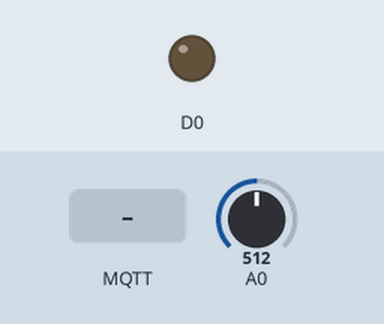
Recording of a sketch running on a simulated ESP8266 (NodeMCU). Shown: output pins drawn as LEDs (lit = HIGH). The test bench sets the inputs (shaded band); at power-on: A0 = 512. WiFi joins after 1.5 s; servers stay silent unless stated; no MQTT or app messages arrive unless stated; what the sketch prints to the serial monitor is not drawn.

Above: at 2.7 s.
2.8 s: MQTT message "on" arrives on the first subscribed topic
At 4.5 s:
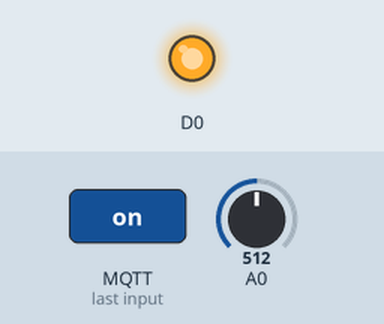
5.0 s: MQTT message "1" arrives on the first subscribed topic
At 6.0 s:
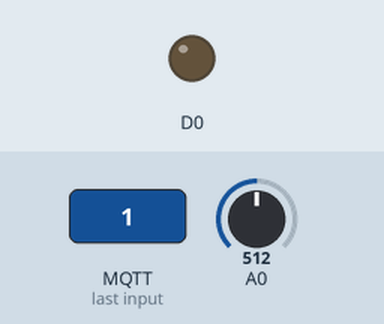
Timing chart, 0 to 8.0 s (numbered marks = the images above; inputs shaded):
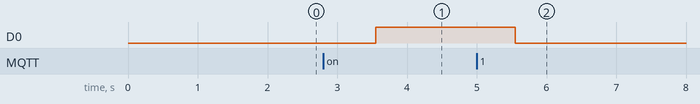

The sketch:

pub_sub.ino
```cpp
#include <ESP8266WiFi.h>
#include <PubSubClient.h>

const char* ssid = "RiatechE2G";
const char* password = "12345678";
const char* nodeName = "Factory-A-0";

char* topicSub = "FA-0/Led"; // #로 하면 모든 토픽을 수신
char* topicPub = "FA-0/Temp";
char* server = "192.168.64.25"; //MQTT broker address
char message_buff[100];
char data[10];
void callback(char* topic, byte* payload, unsigned int length) {
  int i = 0, ledState;
  //create character buffer with ending null terminator (string)
  for(i=0; i<length; i++){
    message_buff[i] = payload[i];
  }
  message_buff[i]= '\0';

  String msgString = String(message_buff);
  Serial.println("Payload: "+ msgString);

  //전송된 메시가 "on"이면 LED를 On, "on" 아니면 LED off
  ledState = (msgString == "on") ? HIGH : LOW;
  digitalWrite(D0, ledState);
}

WiFiClient wifiClient;
PubSubClient client(server, 1883, callback, wifiClient);

void setup() {
  Serial.begin(9600);
  pinMode(D0, OUTPUT);
  WiFi.begin(ssid, password);
  while ( WiFi.status() != WL_CONNECTED ) {
    Serial.print(".");  delay(500);
  }

  while ( !client.connect(nodeName) ){
    Serial.print(".");  delay(1000);
  }
  client.subscribe(topicSub);
}

void loop() {
  client.loop();
  float temperature = 100.0*(analogRead(A0) * 3.3/1024.0) - 50.0;
  String Str = String(temperature);
  Str.toCharArray(data, Str.length());
  client.publish(topicPub, data);
  delay(2000);
}
```

Measured:
- after the input at 2.8 s, D0: LOW → HIGH after 0.75 s
- after the input at 5.0 s, D0: HIGH → LOW after 0.55 s
